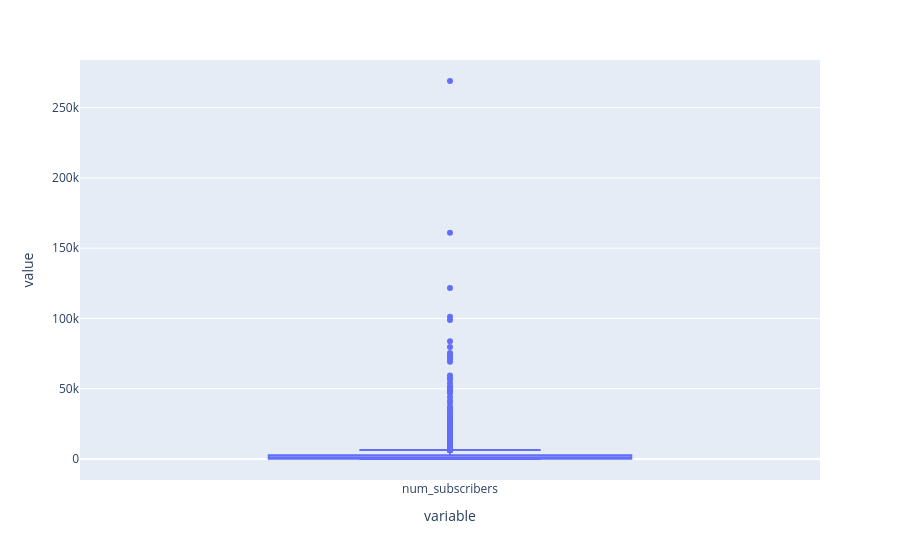

Write notebook code for a chart like this one.
### Code cell
fig = px.box(df['num_subscribers'])
fig

### Figure 1 — Plotly figure (JSON) as saved in the notebook; plotly's stock layout.template omitted (floating-point values rounded to 4 significant figures; data arrays with more than 128 entries replaced by an {"elided": "..."} marker saying what was removed)
{"data": [{"alignmentgroup": "True", "hovertemplate": "variable=%{x}<br>value=%{y}<extra></extra>", "legendgroup": "", "marker": {"color": "#636efa"}, "name": "", "notched": false, "offsetgroup": "", "orientation": "v", "showlegend": false, "type": "box", "x": {"elided": "3683 str values"}, "x0": " ", "xaxis": "x", "y": {"elided": "3683 float values"}, "y0": " ", "yaxis": "y"}], "layout": {"boxmode": "group", "legend": {"tracegroupgap": 0}, "margin": {"t": 60}, "xaxis": {"anchor": "y", "domain": [0, 1], "title": {"text": "variable"}}, "yaxis": {"anchor": "x", "domain": [0, 1], "title": {"text": "value"}}}}
